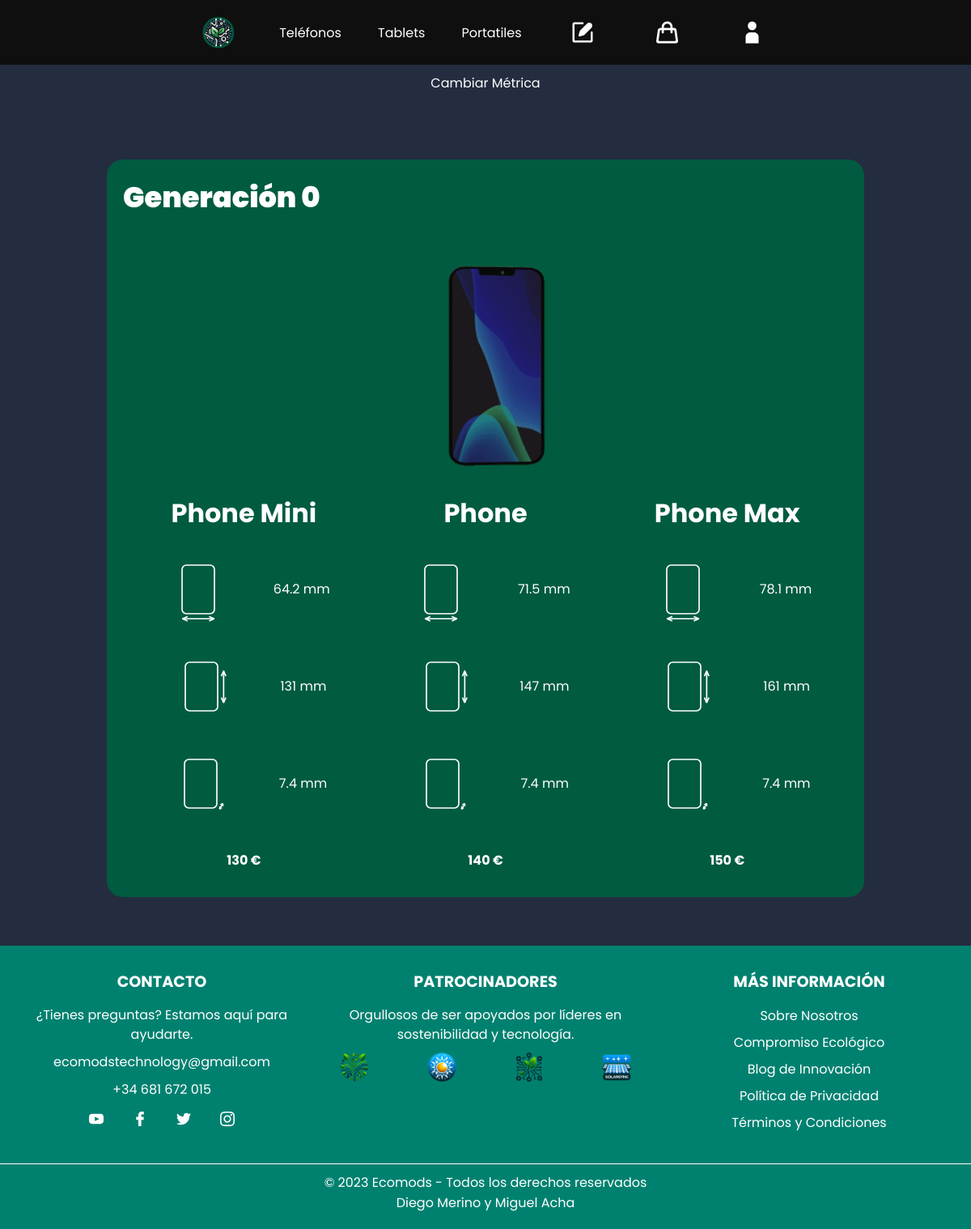
Page /products/phone (signed in) on the committed database.
### app/models.py (models this page shows)
class Product(models.Model):
    id = models.CharField(max_length=20, primary_key=True)
    name = models.CharField(max_length=20)
    model = models.CharField(max_length=10)
    price = models.DecimalField(decimal_places=2, max_digits=10)
    dimensionX = models.DecimalField(default=0, decimal_places=2, max_digits=10)
    dimensionY = models.DecimalField(default=0, decimal_places=2, max_digits=10)
    dimensionZ = models.DecimalField(default=0, decimal_places=2, max_digits=10)
    image = models.CharField(max_length=255, default="images/products/phone/phone.png")

### app/views.py (the view)
# urls.py: path('products/<str:product>', products, name="products"),
@user_passes_test(isUserAuthenticated, login_url="logIn")
def products(request, product):
    products = ["phone", "tablet", "laptop"]
    generations = get_generations(Product.objects.all())
    product_generations = get_prodGenerations(product, generations)
    if product in products:
        if product == "phone":
            productURI = "images/phone-gif.gif"
        elif product == "tablet":
            productURI = "images/tablet-gif.gif"
        else:
            productURI = "images/laptop-gif.gif"
        return render(request, "products/products.html", {'product_generations': product_generations, 'productURI' : productURI})
    raise Http404("Error cargando los productos")

### app/templatetags/custom_tags.py (called while the page is built)
@register.filter(name="get_generations")
def get_generations(products):
    generations = {}
    for product in products:
        parts = product.model.split("-")
        prod = parts[0]
        if (prod not in generations):
            generations[prod] = {}
        prod_gen = parts[2]
        if (prod_gen not in generations[prod]):
            generations[prod][prod_gen] = []
        prod_type = parts[1]
        if (prod_type not in generations[prod][prod_gen]):
            generations[prod][prod_gen].append(product)
    return generations

@register.filter(name="get_prodGenerations")
def get_prodGenerations(product, generations):
    prodToGen = {"phone" : "PN", "tablet" : "TB", "laptop" : "LP"}
    return generations[prodToGen[product]]

@register.filter(name="get_genToProds")
def get_genToProds(gens, gen):
    return gens[gen]

@register.filter(name="formatDec")
def formatDec(dec):
    parts = str(dec).split(".")
    decimalPart = parts[len(parts)-1]
    if (decimalPart == "00"):
        return parts[0]
    elif (decimalPart[1] == "0"):
        return str(dec)[:len(str(dec))-1]
    else:
        return str(dec)

@register.filter(name="get_productType")
def get_productType(product):
    return product.model.split("-")[0]

### app/views.py (called while the page is built)
def isUserAuthenticated(user):
    return user.is_authenticated

### app/templates/products/products.html (shortened to what this page needs)
{% extends 'base.html' %}
{% load static %}
{% load custom_tags %}
{% block additionalLinks %}
  <link rel="stylesheet" href="{% static 'css/products/products.css' %}" />
{% endblock %}
{% block content %}
<div class="select-custom">
  <div class="select-custom-trigger">Cambiar Métrica</div>
</div>
  <div id="all">
    {% for generation in product_generations %}
      <h1 id="generation">Generación {{ generation }}</h1>
      <img class="showcase" src="{% static productURI %}">
      <div class="wrapper">
        {% for product in product_generations|get_genToProds:generation %}
          <div class="product">
            <p class="prod-name">{{ product.name }}</p>
            {% if product|get_productType == 'LP' %}
              <div class="intern-wrapper info">
                <img class="dimension" alt="productYDimension" src="{% static 'images/y.svg' %}" /><p class="distance">{{ product.dimensionX|formatDec }} mm</p>
              </div>
              <div class="intern-wrapper info">
                <img class="dimension" alt="productXDimension" src="{% static 'images/x.svg' %}" /><p class="distance">{{ product.dimensionY|formatDec }} mm</p>
              </div>
            {% else %}
              <div class="intern-wrapper info">
                <img class="dimension" alt="productXDimension" src="{% static 'images/x.svg' %}" /><p class="distance">{{ product.dimensionX|formatDec }} mm</p>
              </div>
              <div class="intern-wrapper info">
                <img class="dimension" alt="productYDimension" src="{% static 'images/y.svg' %}" /><p class="distance">{{ product.dimensionY|formatDec }} mm</p>
              </div>
            {% endif %}
            <div class="intern-wrapper info">
              <img class="dimension" alt="productZDimension" src="{% static 'images/z.svg' %}" /><p class="distance">{{ product.dimensionZ|formatDec }} mm</p>
            </div>
            <div class="intern-wrapper">
              <a class="currency">{{ product.price|formatDec }} €</a>
            </div>
          </div>
        {% endfor %}
      </div>
    {% endfor %}
  </div>
{% endblock %}

### app/static/css/general.css (style rules this page uses)
:root { --color01: #0F0F0F; --color02: #232D3F; --color03: #005B41; --color04: #008170; --ease-time: 0.5s; --navHeight: 60px; }
* { margin: 0; padding: 0; }
html, body { min-height: 100vh; display: flex; flex-direction: column; font-family: 'Poppins', sans-serif; background-color: var(--color02); }
.slideInLeft { animation-name: slideInLeft; }
.animated { animation-duration: 1s; }

### app/static/css/products/products.css (style rules this page uses)
.wrapper { display: flex; justify-content: space-between; margin: 10px 20px 0 20px; }
#all { background-color: var(--color03); margin: 6vw 11vw 5vw 11vw; border-radius: 20px; }
.prod-name { text-align: center; font-size: 2em; font-weight: 700; }
#generation { padding-top: 20px; margin-top: 30px; margin-bottom: 30px; margin-left: 20px; font-family: "Poppins"; font-weight: 900; font-size: 2.2em; }
.intern-wrapper { display: flex; line-height: 100px; justify-content: center; margin-top: 20px; }
.intern-wrapper img { max-width: 100px; }
.product { width: 400px; margin-bottom: 20px; }
.currency { text-align: center; line-height: 50px; width: 150px; max-width: 150px; height: 50px; border-radius: 5px; background-color: var(--color05); text-decoration: none; font-weight: 700; color: white; transition: background-color var(--ease-time) ease; }
.info { justify-content: space-evenly; }
.select-custom { display: block; margin: 0 auto; position: relative; width: fit-content; }
.select-custom-trigger { padding: 10px; border-radius: 4px; cursor: pointer; text-align: center; transition: transform var(--ease-time) ease, color var(--ease-time) ease; }
.showcase { display: block; margin: auto; height: 300px; }

### rows in the picture
Product: name "Phone Mini", dimensionX "64.2", dimensionY "131", dimensionZ "7.4", price "130"
Product: name "Phone", dimensionX "71.5", dimensionY "147", dimensionZ "7.4", price "140"
Product: name "Phone Max", dimensionX "78.1", dimensionY "161", dimensionZ "7.4", price "150"

### other values in the picture
{{ generation }} "0"
